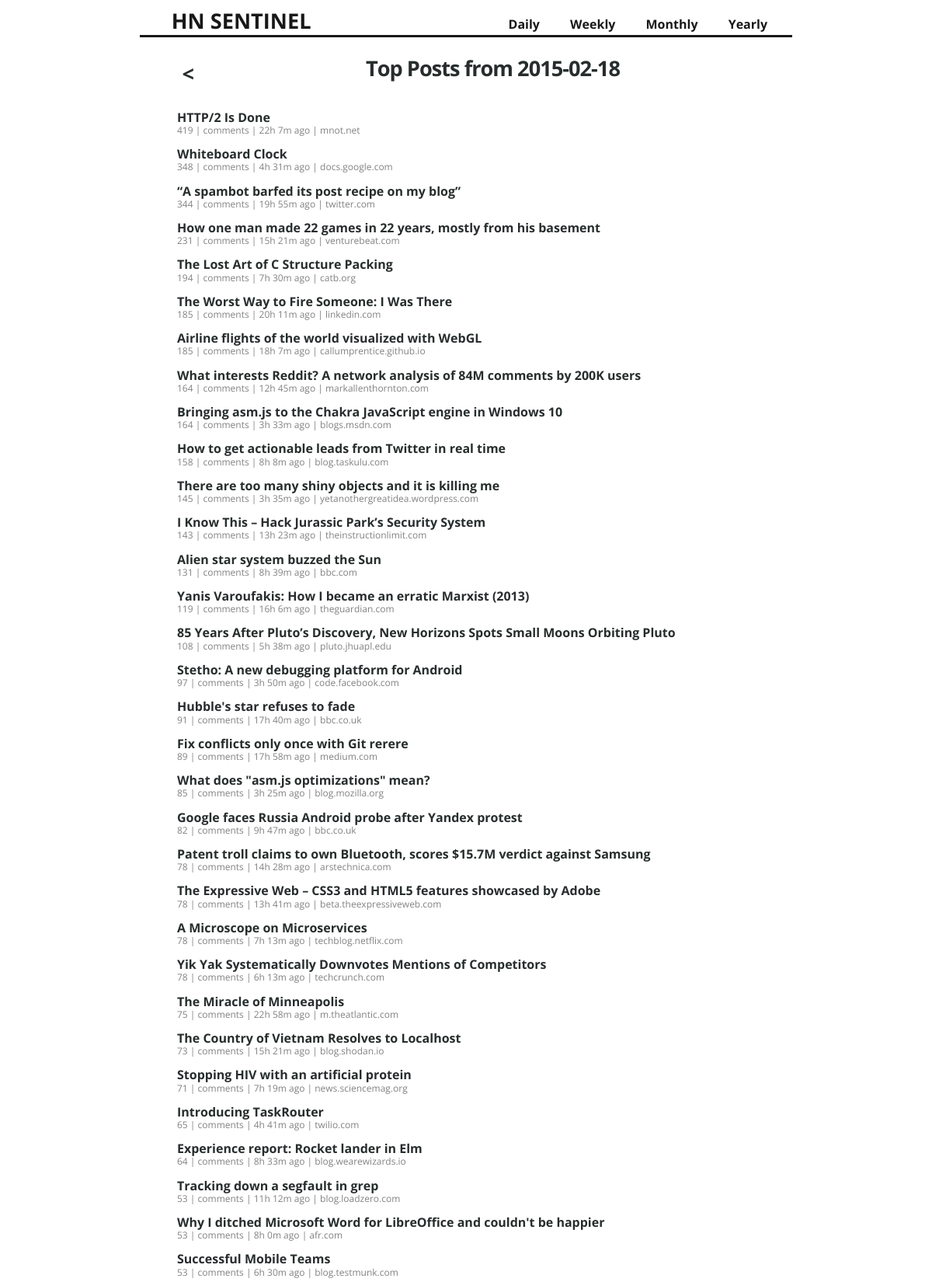
The page / (upper part) on the database its author committed.
### tables this page shows
CREATE TABLE stories (story_id INTEGER PRIMARY KEY, time_posted INTEGER, score INTEGER, title VARCHAR, url VARCHAR, by VARCHAR);

### hn_sentinel.py (the view)
@app.route("/")
def index():
	return past_stories(datetime.date.today(),True)

### hn_sentinel.py (called while the page is built)
@app.teardown_appcontext
def close_connection(exception):
    db = getattr(g, '_database', None)
    if db is not None:
        db.close()

def get_db():
    db = getattr(g, '_database', None)
    if db is None:
        db = g._database = sqlite3.connect(DATABASE)
    return db

def query_db(query, args=(), one=False):
    db = get_db()
    cur = db.execute(query, args)
    db.commit()
    rv = cur.fetchall()
    cur.close()
    return (rv[0] if rv else None) if one else rv

def get_top_stories(start_date,end_date):
	q = query_db("SELECT score, time_posted, title, url, story_id FROM stories WHERE time_posted > ? AND time_posted < ?", (start_date,end_date))
	results = []
	for e in q:
		results.append((e[0],[e[1],e[2],e[3],e[4]]))
	return results

def format_for_rendering(top_stories,posts_to_return=30):
	top_stories.sort(key=itemgetter(0), reverse=True)
	top_stories = top_stories[0:posts_to_return]
	for story in top_stories:
		epoch_time = story[1][0]
		story[1][0] = format_from_epoch_to_date_time_string(epoch_time)
		story[1].append("%sh %sm ago" % calculate_time_from_now(epoch_time))
	return top_stories

def format_from_epoch_to_date_time_string(epoch_time):
	return time.strftime('%Y-%m-%d %H:%M', time.localtime(float(epoch_time)))

def format_from_epoch_to_date_time_string_short(epoch_time):
	return time.strftime('%Y-%m-%d', time.localtime(float(epoch_time)))

def format_from_date_time_to_string_short(date_time):
	return date_time.strftime('%Y-%m-%d')

def format_from_date_time_to_epoch(date_time):
	return int(time.mktime(date_time.timetuple()))

def calculate_time_from_now(epoch_time):
	t = time.time()
	return int((t - epoch_time)//3600), int(((t - epoch_time)//60)%60)

def calculate_next_midnight_epoch(epoch_time):
	return int(time.mktime(datetime.datetime.combine(datetime.datetime.fromtimestamp(epoch_time), datetime.time.max).timetuple()))

### templates/stories.html (shortened to what this page needs)
{% extends "base.html" %}
{% block content %}
  <div class="jumbo">
        <div id="title">
	        <h3 id="back_button"><a href="/date/{{ day_before }}"><</a></h3>
	        <h3 id="title_header">Top Posts from {{ today }}</h3>
        </div>
        <div id="stories">
        {% for story in top_stories %}
        	<p><strong><a href="{{ story[1][2] }}">{{ story[1][1] }}</a></strong></br>
            <span class="story_details">{{ story[0] }} | <a href="https://news.ycombinator.com/item?id={{ story[1][3] }}">comments</a> | {{ story[1][4] }} | {{ story[1][2].split("/")[2].strip("www.") }}</span></p>
        {% endfor %}
        </div>
  </div>
{% endblock %}

### templates/base.html (shortened to what this page needs)
<!DOCTYPE html>
<html>
  <head>
      <link rel="stylesheet" href="{{ url_for('static', filename='main.css') }}">
  </head>
  <body>
    <header>
      <div class="container">
        <h1 class="logo"><a href="/">HN Sentinel</a></h1>
        <strong><nav>
            <ul class="menu">
              <li><a href="#">Daily</a></li>
              <li><a href="#">Weekly</a></li>
              <li><a href="#">Monthly</a></li>
              <li><a href="#">Yearly</a></li>
            </ul>
        </nav></strong>
      </div>
    </header>
    <div class="container">
      {% block content %}
      {% endblock %}
    </div>
  </body>
</html>

### static/main.css (style rules this page uses)
body { margin: 0; padding: 0; font-family: 'Open Sans', 'Trebuchet MS', Trebuchet, 'Lucida Sans Unicode', 'Lucida Grande', 'Lucida Sans', Arial, sans-serif; color: #444; }
a { color: #272d2d; text-decoration: none; }
header { height: 2.8em; width: 840px; opacity: .9; margin: 0 auto; color: #000; border-bottom: solid; }
header h1.logo { margin: .3em 0em 0em 1.5em; font-size: 1.7em; text-transform: uppercase; float: left; }
header h1.logo a { color: #000; text-decoration: none; }
.container { width: 840px; margin: 0 auto; }
div.jumbo { padding: 0px 0 30px 0; margin: 1em 0em 1em 0em; }
h3 { font-size: 1.7em; margin-top: 1em; text-align: center; letter-spacing: -1px; color: #272d2d; }
p { line-height: 95%; }
.menu { float: right; margin: 1.25em 2em 0em 4em; }
.menu li { display: inline; }
.menu li + li { margin-left: 35px; }
.menu li a { color: #000; text-decoration: none; }
#stories { padding: 0em 3em 0em 3em; }
.story_details { color: #828282; font-size: .75em; }
.story_details a { color: #828282; }
#title { display: -moz-box; -moz-box-orient: horizontal; -moz-box-pack: center; -moz-box-align: center; display: -webkit-box; -webkit-box-orient: horizontal; -webkit-box-pack: center; -webkit-box-align: center; width: 100%; height: 5em; margin-top: -1em; }
#title_header { text-align: center; -moz-box-flex: 1; -webkit-box-flex: 1; }
#back_button { margin: .5em 0em 0em 2em; }

### rows shown on the page
stories: title "HTTP/2 Is Done", score "419", story "22h 7m ago", url "mnot.net"
stories: title "Whiteboard Clock", score "348", story "4h 31m ago", url "docs.google.com"
stories: title "“A spambot barfed its post recipe on my blog”", score "344", story "19h 55m ago", url "twitter.com"
stories: title "How one man made 22 games in 22 years, mostly from his basement", url "venturebeat.com"
stories: title "The Lost Art of C Structure Packing", url "catb.org"
stories: title "The Worst Way to Fire Someone: I Was There", url "linkedin.com"
stories: title "Airline flights of the world visualized with WebGL", url "callumprentice.github.io"
stories: title "What interests Reddit? A network analysis of 84M comments by 200K users", url "markallenthornton.com"
stories: title "Bringing asm.js to the Chakra JavaScript engine in Windows 10", url "blogs.msdn.com"
stories: title "How to get actionable leads from Twitter in real time", url "blog.taskulu.com"
stories: title "There are too many shiny objects and it is killing me", url "yetanothergreatidea.wordpress.com"
stories: title "I Know This – Hack Jurassic Park’s Security System", url "theinstructionlimit.com"
stories: title "Alien star system buzzed the Sun", url "bbc.com"
stories: title "Yanis Varoufakis: How I became an erratic Marxist (2013)", url "theguardian.com"
stories: title "85 Years After Pluto’s Discovery, New Horizons Spots Small Moons Orbiting Pluto", url "pluto.jhuapl.edu"
stories: title "Stetho: A new debugging platform for Android", url "code.facebook.com"
stories: title "Hubble's star refuses to fade", url "bbc.co.uk"
stories: title "Fix conflicts only once with Git rerere", url "medium.com"
stories: title "What does \"asm.js optimizations\" mean?", url "blog.mozilla.org"
stories: title "Google faces Russia Android probe after Yandex protest", url "bbc.co.uk"
stories: title "Patent troll claims to own Bluetooth, scores $15.7M verdict against Samsung", url "arstechnica.com"
stories: title "The Expressive Web – CSS3 and HTML5 features showcased by Adobe", url "beta.theexpressiveweb.com"
stories: title "A Microscope on Microservices", url "techblog.netflix.com"
stories: title "Yik Yak Systematically Downvotes Mentions of Competitors", url "techcrunch.com"
stories: title "The Miracle of Minneapolis", url "m.theatlantic.com"
stories: title "The Country of Vietnam Resolves to Localhost", url "blog.shodan.io"
stories: title "Stopping HIV with an artificial protein", url "news.sciencemag.org"
stories: title "Introducing TaskRouter", url "twilio.com"
stories: title "Experience report: Rocket lander in Elm", url "blog.wearewizards.io"
stories: title "Tracking down a segfault in grep", url "blog.loadzero.com"
stories: title "Why I ditched Microsoft Word for LibreOffice and couldn't be happier", url "afr.com"
stories: title "Successful Mobile Teams", url "blog.testmunk.com"

### other values the page prints
{{ today }} "2015-02-18"
{{ story[0] }} "231" "194" "185" "185" "164" "164" "158" "145" "143" "131" "119" "108" "97" "91" "89" "85" "82" "78" "78" "78" "78" "75" "73" "71" "65" "64" "53" "53" "53"
{{ story[1][4] }} "15h 21m ago" "7h 30m ago" "20h 11m ago" "18h 7m ago" "12h 45m ago" "3h 33m ago" "8h 8m ago" "3h 35m ago" "13h 23m ago" "8h 39m ago" "16h 6m ago" "5h 38m ago" "3h 50m ago" "17h 40m ago" "17h 58m ago" "3h 25m ago" "9h 47m ago" "14h 28m ago" "13h 41m ago" "7h 13m ago" "6h 13m ago" "22h 58m ago" "15h 21m ago" "7h 19m ago" "4h 41m ago" "8h 33m ago" "11h 12m ago" "8h 0m ago" "6h 30m ago"
